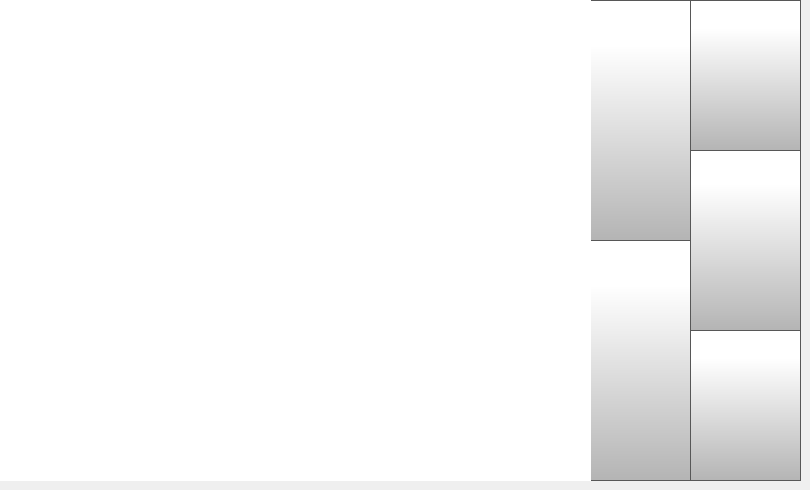
   <widget class="QWidget" name="fileListUSBPage">
    <widget class="QPushButton" name="USBStorageBackButton_2">
     <property name="geometry">
      <rect>
       <x>690</x>
       <y>330</y>
       <width>111</width>
       <height>151</height>
      </rect>
     </property>
     <property name="minimumSize">
      <size>
       <width>0</width>
       <height>0</height>
      </size>
     </property>
     <property name="font">
      <font>
       <family>Gotham Light</family>
       <pointsize>20</pointsize>
      </font>
     </property>
     <property name="styleSheet">
      <string notr="true">QPushButton {
        border: 1px solid rgb(87, 87, 87);
	background-color: qlineargradient(spread:pad, x1:0, y1:1, x2:0, y2:0.188, stop:0 rgba(180, 180, 180, 255), stop:1 rgba(255, 255, 255, 255));


}

QPushButton:pressed {
    background-color: qlineargradient(x1: 0, y1: 0, x2: 0, y2: 1,
                                      stop: 0 #dadbde, stop: 1 #f6f7fa);
}

QPushButton:flat {
    border: none; /* no border for a flat push button */
}

QPushButton:default {
    border-color: navy; /* make the default button prominent */
}

QPushButton:focus {
	outline: none;
}</string>
     </property>
     <property name="text">
      <string/>
     </property>
     <property name="icon">
      <iconset resource="../resources/resource.qrc">
       <normaloff>:/Navigation/img/Navigation/arrows-4.png</normaloff>:/Navigation/img/Navigation/arrows-4.png</iconset>
     </property>
     <property name="iconSize">
      <size>
       <width>70</width>
       <height>70</height>
      </size>
     </property>
     <property name="checkable">
      <bool>false</bool>
     </property>
     <property name="autoDefault">
      <bool>false</bool>
     </property>
     <property name="default">
      <bool>false</bool>
     </property>
     <property name="flat">
      <bool>false</bool>
     </property>
    </widget>
    <widget class="QPushButton" name="USBStorageScrollDown_2">
     <property name="geometry">
      <rect>
       <x>590</x>
       <y>240</y>
       <width>101</width>
       <height>241</height>
      </rect>
     </property>
     <property name="minimumSize">
      <size>
       <width>0</width>
       <height>0</height>
      </size>
     </property>
     <property name="font">
      <font>
       <family>Gotham Light</family>
       <pointsize>20</pointsize>
      </font>
     </property>
     <property name="styleSheet">
      <string notr="true">QPushButton {
     border: 1px solid rgb(87, 87, 87);
	background-color: qlineargradient(spread:pad, x1:0, y1:1, x2:0, y2:0.188, stop:0 rgba(180, 180, 180, 255), stop:1 rgba(255, 255, 255, 255));


}

QPushButton:pressed {
    background-color: qlineargradient(x1: 0, y1: 0, x2: 0, y2: 1,
                                      stop: 0 #dadbde, stop: 1 #f6f7fa);
}

QPushButton:flat {
    border: none; /* no border for a flat push button */
}

QPushButton:default {
    border-color: navy; /* make the default button prominent */
}

QPushButton:focus {
	outline: none;
}</string>
     </property>
     <property name="text">
      <string/>
     </property>
     <property name="icon">
      <iconset resource="../resources/resource.qrc">
       <normaloff>:/Navigation/img/Navigation/arrows-5.png</normaloff>:/Navigation/img/Navigation/arrows-5.png</iconset>
     </property>
     <property name="iconSize">
      <size>
       <width>70</width>
       <height>70</height>
      </size>
     </property>
     <property name="checkable">
      <bool>false</bool>
     </property>
     <property name="autoRepeat">
      <bool>true</bool>
     </property>
     <property name="autoExclusive">
      <bool>false</bool>
     </property>
     <property name="autoDefault">
      <bool>false</bool>
     </property>
     <property name="default">
      <bool>false</bool>
     </property>
     <property name="flat">
      <bool>false</bool>
     </property>
    </widget>
    <widget class="QPushButton" name="USBStorageSelectButton_2">
     <property name="geometry">
      <rect>
       <x>690</x>
       <y>0</y>
       <width>111</width>
       <height>151</height>
      </rect>
     </property>
     <property name="minimumSize">
      <size>
       <width>0</width>
       <height>0</height>
      </size>
     </property>
     <property name="font">
      <font>
       <family>Gotham Light</family>
       <pointsize>20</pointsize>
      </font>
     </property>
     <property name="styleSheet">
      <string notr="true">QPushButton {
     border: 1px solid rgb(87, 87, 87);
	background-color: qlineargradient(spread:pad, x1:0, y1:1, x2:0, y2:0.188, stop:0 rgba(180, 180, 180, 255), stop:1 rgba(255, 255, 255, 255));


}

QPushButton:pressed {
    background-color: qlineargradient(x1: 0, y1: 0, x2: 0, y2: 1,
                                      stop: 0 #dadbde, stop: 1 #f6f7fa);
}

QPushButton:flat {
    border: none; /* no border for a flat push button */
}

QPushButton:default {
    border-color: navy; /* make the default button prominent */
}

QPushButton:focus {
	outline: none;
}</string>
     </property>
     <property name="text">
      <string/>
     </property>
     <property name="icon">
      <iconset resource="../resources/resource.qrc">
       <normaloff>:/Icons/img/icons/verification-mark.png</normaloff>:/Icons/img/icons/verification-mark.png</iconset>
     </property>
     <property name="iconSize">
      <size>
       <width>70</width>
       <height>70</height>
      </size>
     </property>
     <property name="checkable">
      <bool>false</bool>
     </property>
     <property name="autoDefault">
      <bool>false</bool>
     </property>
     <property name="default">
      <bool>false</bool>
     </property>
     <property name="flat">
      <bool>false</bool>
     </property>
    </widget>
    <widget class="QPushButton" name="USBStorageScrollUp_2">
     <property name="geometry">
      <rect>
       <x>590</x>
       <y>0</y>
       <width>101</width>
       <height>241</height>
      </rect>
     </property>
     <property name="minimumSize">
      <size>
       <width>0</width>
       <height>0</height>
      </size>
     </property>
     <property name="font">
      <font>
       <family>Gotham Light</family>
       <pointsize>20</pointsize>
      </font>
     </property>
     <property name="styleSheet">
      <string notr="true">QPushButton {

     border: 1px solid rgb(87, 87, 87);
	background-color: qlineargradient(spread:pad, x1:0, y1:1, x2:0, y2:0.188, stop:0 rgba(180, 180, 180, 255), stop:1 rgba(255, 255, 255, 255));

}

QPushButton:pressed {
    background-color: qlineargradient(x1: 0, y1: 0, x2: 0, y2: 1,
                                      stop: 0 #dadbde, stop: 1 #f6f7fa);
}

QPushButton:flat {
    border: none; /* no border for a flat push button */
}

QPushButton:default {
    border-color: navy; /* make the default button prominent */
}

QPushButton:focus {
	outline: none;
}</string>
     </property>
     <property name="text">
      <string/>
     </property>
     <property name="icon">
      <iconset resource="../resources/resource.qrc">
       <normaloff>:/Navigation/img/Navigation/arrows.png</normaloff>:/Navigation/img/Navigation/arrows.png</iconset>
     </property>
     <property name="iconSize">
      <size>
       <width>70</width>
       <height>70</height>
      </size>
     </property>
     <property name="checkable">
      <bool>false</bool>
     </property>
     <property name="autoRepeat">
      <bool>true</bool>
     </property>
     <property name="autoExclusive">
      <bool>false</bool>
     </property>
     <property name="autoDefault">
      <bool>false</bool>
     </property>
     <property name="default">
      <bool>false</bool>
     </property>
     <property name="flat">
      <bool>false</bool>
     </property>
    </widget>
    <widget class="QPushButton" name="USBStorageSaveButton_2">
     <property name="geometry">
      <rect>
       <x>690</x>
       <y>150</y>
       <width>111</width>
       <height>181</height>
      </rect>
     </property>
     <property name="minimumSize">
      <size>
       <width>0</width>
       <height>0</height>
      </size>
     </property>
     <property name="font">
      <font>
       <family>Gotham Light</family>
       <pointsize>20</pointsize>
      </font>
     </property>
     <property name="styleSheet">
      <string notr="true">QPushButton {
     border: 1px solid rgb(87, 87, 87);
	background-color: qlineargradient(spread:pad, x1:0, y1:1, x2:0, y2:0.188, stop:0 rgba(180, 180, 180, 255), stop:1 rgba(255, 255, 255, 255));

}

QPushButton:pressed {
    background-color: qlineargradient(x1: 0, y1: 0, x2: 0, y2: 1,
                                      stop: 0 #dadbde, stop: 1 #f6f7fa);
}

QPushButton:flat {
    border: none; /* no border for a flat push button */
}

QPushButton:default {
    border-color: navy; /* make the default button prominent */
}

QPushButton:focus {
	outline: none;
}</string>
     </property>
     <property name="text">
      <string/>
     </property>
     <property name="icon">
      <iconset resource="../resources/resource.qrc">
       <normaloff>:/Icons/img/icons/icon.png</normaloff>:/Icons/img/icons/icon.png</iconset>
     </property>
     <property name="iconSize">
      <size>
       <width>70</width>
       <height>70</height>
      </size>
     </property>
     <property name="checkable">
      <bool>false</bool>
     </property>
     <property name="autoDefault">
      <bool>false</bool>
     </property>
     <property name="default">
      <bool>false</bool>
     </property>
     <property name="flat">
      <bool>false</bool>
     </property>
    </widget>
    <widget class="QListWidget" name="fileListWidgetUSB_2">
     <property name="geometry">
      <rect>
       <x>0</x>
       <y>0</y>
       <width>591</width>
       <height>481</height>
      </rect>
     </property>
     <property name="font">
      <font>
       <family>Gotham</family>
       <pointsize>20</pointsize>
      </font>
     </property>
     <property name="styleSheet">
      <string notr="true">

QListView {
    show-decoration-selected: 1; /* make the selection span the entire width
 of the view */
	background-color: rgb(255, 255, 255);
outline: none;
}

QListView::item:!selected {
	color: black;
outline: none;
}

QListView::item:selected {
    border:  rgb(182, 182, 182);
	color: rgb(255, 255, 255);
	background-color: rgb(40, 40, 40);
outline: none;
}

QListView::item:selected:!active {
     border: 1px solid rgb(182, 182, 182);
	background-color: rgb(40,40,40);
outline: none;

}

QListView::item:selected:active {
     border: 1px solid  rgb(182, 182, 182);
	background-color: rgb(40,40,40);
outline: none;
}

QListView::item:selected:focus {
	outline: none;
}
</string>
     </property>
     <property name="frameShape">
      <enum>QFrame::NoFrame</enum>
     </property>
     <property name="frameShadow">
      <enum>QFrame::Plain</enum>
     </property>
     <property name="verticalScrollBarPolicy">
      <enum>Qt::ScrollBarAlwaysOff</enum>
     </property>
     <property name="horizontalScrollBarPolicy">
      <enum>Qt::ScrollBarAlwaysOff</enum>
     </property>
     <property name="autoScrollMargin">
      <number>4</number>
     </property>
     <property name="verticalScrollMode">
      <enum>QAbstractItemView::ScrollPerItem</enum>
     </property>
     <property name="spacing">
      <number>8</number>
     </property>
    </widget>
   </widget>
